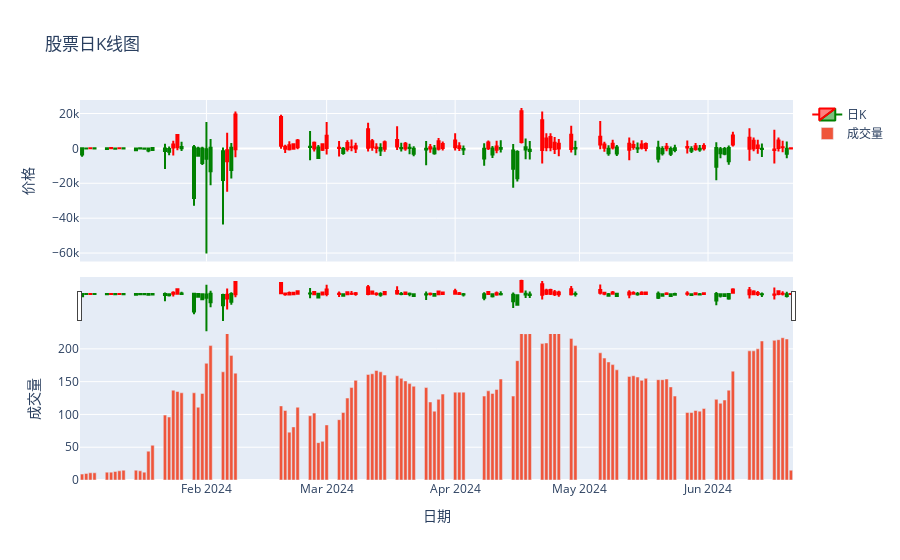
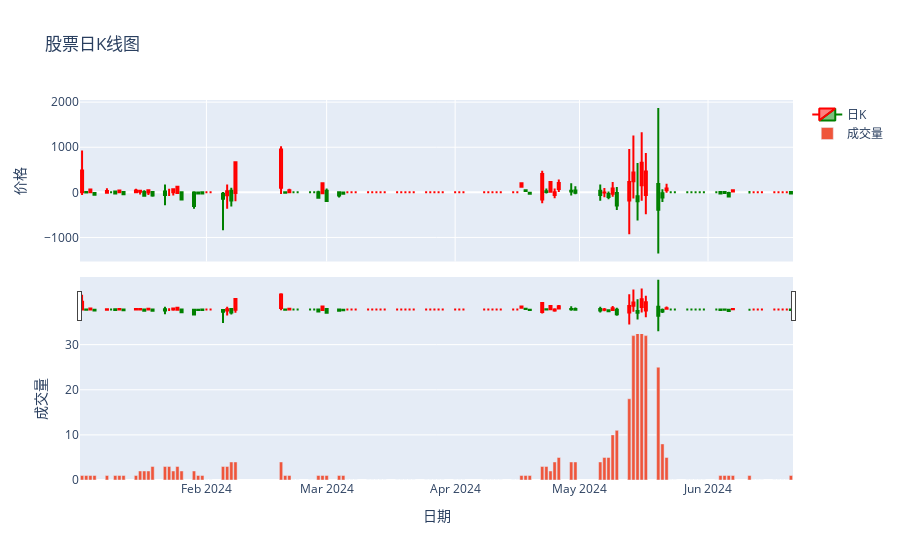
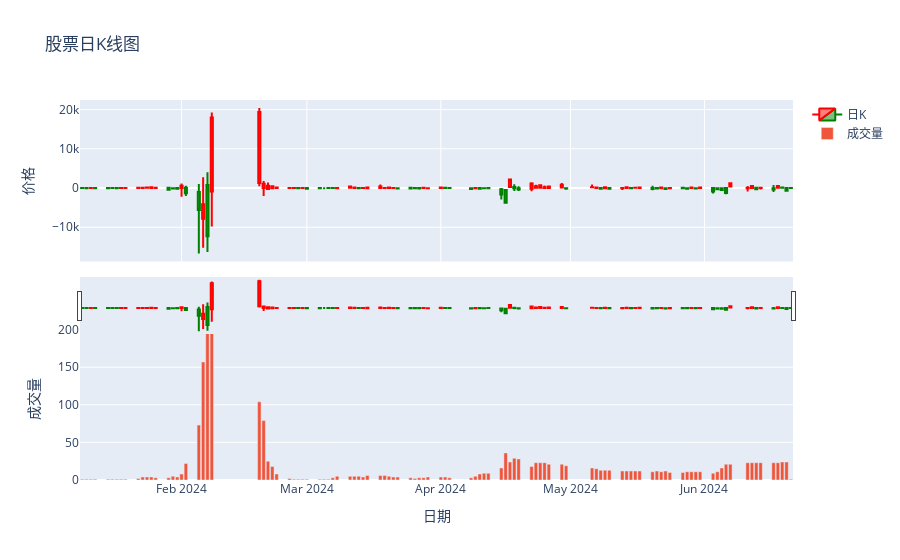
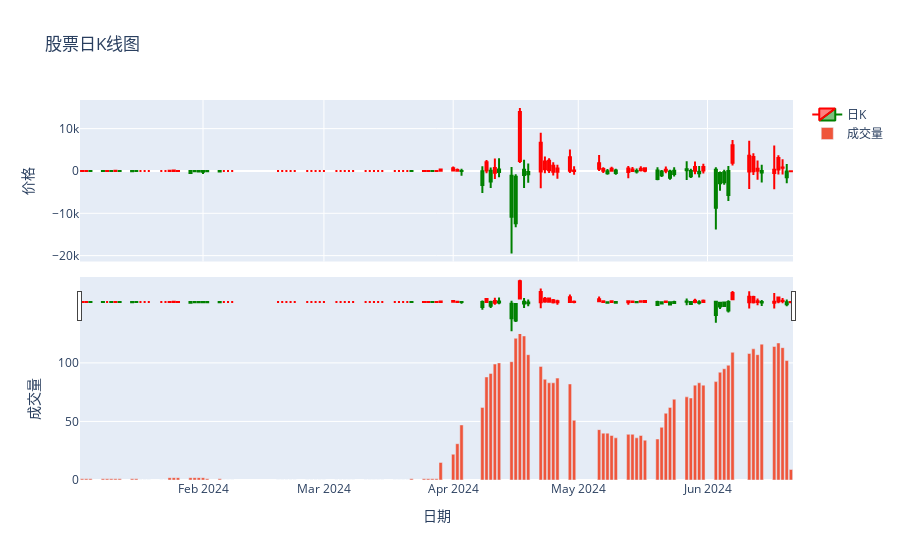

Notebook code for these charts, in order:
### Code cell
import os
strategy_base_dir = f'{cur_dir}/strategy_benefits'
strategy_files = os.listdir(path=strategy_base_dir)
cnt = 0
for strategy_file in strategy_files:
    if strategy_file.endswith('.csv'):
        strategy_file_path = os.path.join(strategy_base_dir, strategy_file)
        plot_strategy(strategy_file_path, stock_kline_date_dict)
        cnt = cnt + 1
        if cnt == 100:
            break
